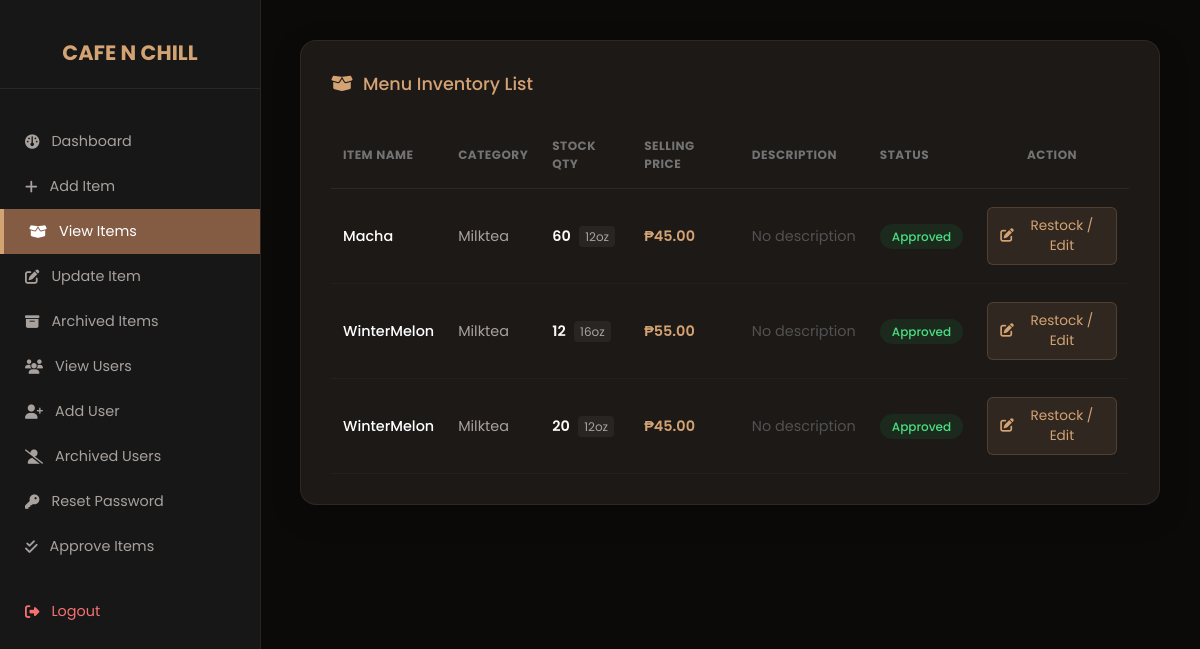
/admin/view_items.php (signed in), run on the app's committed database.
### tables this page shows
CREATE TABLE `items` (
  `id` int(11) NOT NULL,
  `name` varchar(100) DEFAULT NULL,
  `category` varchar(50) DEFAULT NULL,
  `quantity` int(11) DEFAULT NULL,
  `uom` varchar(50) NOT NULL,
  `cost_price` decimal(10,2) NOT NULL DEFAULT 0.00,
  `selling_price` decimal(10,2) NOT NULL DEFAULT 0.00,
  `price` decimal(10,2) NOT NULL DEFAULT 0.00,
  `description` text DEFAULT NULL,
  `status` enum('approved','archived') DEFAULT 'approved',
  `updated_at` timestamp NOT NULL DEFAULT current_timestamp() ON UPDATE current_timestamp()
);

### admin/view_items.php (the view, shortened to what this page needs)
<?php
include "../config/db.php";
$query = "SELECT * FROM items WHERE status = 'approved' ORDER BY id DESC";
$result = $conn->query($query);
$page = basename($_SERVER['PHP_SELF']);
?>
<!DOCTYPE html>
<html lang="en">
<head>
    <link rel="stylesheet" href="https://cdnjs.cloudflare.com/ajax/libs/font-awesome/6.5.2/css/all.min.css">
</head>
<body>
<div class="sidebar">
    <h2>CAFE N CHILL</h2>
    <a href="admin_dashboard.php" class="<?= $page == 'admin_dashboard.php' ? 'active' : '' ?>"><i class="fa-solid fa-gauge"></i> Dashboard</a>
    <a href="add_item.php" class="<?= $page == 'add_item.php' ? 'active' : '' ?>"><i class="fa-solid fa-plus"></i> Add Item</a>
    <a href="view_items.php" class="<?= $page == 'view_items.php' ? 'active' : '' ?>"><i class="fa-solid fa-box-open"></i> View Items</a>
    <a href="update_item.php" class="<?= $page == 'update_item.php' ? 'active' : '' ?>"><i class="fa-solid fa-pen-to-square"></i> Update Item</a>
    <a href="archived_items.php" class="<?= $page == 'archived_items.php' ? 'active' : '' ?>"><i class="fa-solid fa-box-archive"></i> Archived Items</a>
    <a href="view_user.php" class="<?= $page == 'view_user.php' ? 'active' : '' ?>"><i class="fa-solid fa-users"></i> View Users</a>
    <a href="add_user.php" class="<?= $page == 'add_user.php' ? 'active' : '' ?>"><i class="fa-solid fa-user-plus"></i> Add User</a>
    <a href="archived_users.php" class="<?= $page == 'archived_users.php' ? 'active' : '' ?>"><i class="fa-solid fa-user-slash"></i> Archived Users</a>
    <a href="reset_password.php" class="<?= $page == 'reset_password.php' ? 'active' : '' ?>"><i class="fa-solid fa-key"></i> Reset Password</a>
    <a href="approve_item.php" class="<?= $page == 'approve_item.php' ? 'active' : '' ?>"><i class="fa-solid fa-check-double"></i> Approve Items</a>
    <a onclick="confirmLogout()" style="margin-top: 20px; color: #f87171; cursor: pointer;"><i class="fa-solid fa-right-from-bracket"></i> Logout</a>
</div>
<main class="main-content">
    <section class="glass-card">
        <div class="section-title">
            <i class="fa-solid fa-box-open"></i> Menu Inventory List
        </div>
        <table class="inventory-table">
            <thead>
                <tr>
                    <th>Item Name</th>
                    <th>Category</th>
                    <th>Stock Qty</th>
                    <th>Selling Price</th> <th>Description</th>
                    <th>Status</th>
                    <th style="text-align: center;">Action</th>
                </tr>
            </thead>
            <tbody>
                <?php if($result && $result->num_rows > 0): ?>
                    <?php while($row = $result->fetch_assoc()): ?>
                    <tr>
                        <td style="font-weight: 500; color: #fff;"><?= htmlspecialchars($row['name']); ?></td>
                        <td><span style="color: #a8a29e;"><?= htmlspecialchars($row['category']); ?></span></td>
                        <td style="font-weight: 600; color: <?= $row['quantity'] <= 5 ? '#f87171' : '#fafaf9'; ?>;">
                            <?= $row['quantity']; ?>
                            <span class="uom-badge"><?= !empty($row['uom']) ? htmlspecialchars($row['uom']) : 'pcs'; ?></span>
                        </td>
                        <td style="font-weight: 600; color: var(--cream-accent);">
                            ₱<?= number_format((isset($row['selling_price']) ? $row['selling_price'] : 0), 2); ?>
                        </td>
                        <td class="desc-col">
                            <?= (!empty($row['description'])) ? htmlspecialchars($row['description']) : '<em style="color:#525252; font-style: normal;">No description</em>'; ?>
                        </td>
                        <td><span class="status-badge"><?= htmlspecialchars($row['status']); ?></span></td>
                        <td style="text-align: center;">
                            <a href="update_item.php?id=<?= $row['id']; ?>" class="btn-edit">
                                <i class="fa-solid fa-pen-to-square"></i> Restock / Edit
                            </a>
                        </td>
                    </tr>
                    <?php endwhile; ?>
                <?php endif; ?>
            </tbody>
        </table>
    </section>
</main>
</body>
</html>

### admin/view_items.php (style rules this page uses)
:root { --bg-color: #0c0a09; --sidebar-color: #171717; --coffee-brown: #845c44; --cream-accent: #d4a373; --text-light: #fafaf9; --card-bg: #1c1917; --border-color: rgba(212, 163, 115, 0.1); }
body { margin: 0; font-family: 'Poppins', sans-serif; background: var(--bg-color); color: var(--text-light); display: flex; min-height: 100vh; }
.sidebar { width: 260px; height: 100vh; background: var(--sidebar-color); position: fixed; padding-top: 20px; border-right: 1px solid rgba(132, 92, 68, 0.2); overflow-y: auto; }
.sidebar h2 { color: var(--cream-accent); text-align: center; font-size: 1.3rem; margin-bottom: 30px; border-bottom: 1px solid rgba(212, 163, 115, 0.1); padding-bottom: 20px; }
.sidebar a { display: flex; align-items: center; gap: 12px; color: #a8a29e; padding: 12px 25px; text-decoration: none; font-size: 0.9rem; transition: 0.3s; cursor: pointer; }
.sidebar a.active { background: var(--coffee-brown); color: white; border-left: 4px solid var(--cream-accent); }
.main-content { margin-left: 260px; padding: 40px; width: 100%; box-sizing: border-box; }
.glass-card { background: var(--card-bg); padding: 30px; border-radius: 16px; border: 1px solid var(--border-color); box-shadow: 0 10px 30px rgba(0,0,0,0.2); }
.section-title { font-size: 1.1rem; color: var(--cream-accent); margin-bottom: 25px; display: flex; align-items: center; gap: 10px; font-weight: 500; }
.inventory-table { width: 100%; border-collapse: collapse; text-align: left; }
.inventory-table th { font-size: 0.75rem; color: #737373; text-transform: uppercase; padding: 15px 12px; border-bottom: 1px solid var(--border-color); letter-spacing: 0.5px; }
.inventory-table td { padding: 18px 12px; font-size: 0.9rem; border-bottom: 1px solid rgba(255,255,255,0.03); vertical-align: middle; }
.status-badge { background: rgba(34, 197, 94, 0.1); color: #4ade80; padding: 4px 12px; border-radius: 20px; font-size: 0.75rem; font-weight: 500; text-transform: capitalize; }
.desc-col { color: #a8a29e; font-size: 0.85rem; max-width: 220px; overflow: hidden; text-overflow: ellipsis; white-space: nowrap; }
.uom-badge { font-size: 0.75rem; background: rgba(255,255,255,0.05); color: #a8a29e; padding: 2px 6px; border-radius: 4px; margin-left: 5px; font-weight: 400; }
.btn-edit { background: rgba(212, 163, 115, 0.1); color: var(--cream-accent); padding: 8px 12px; border-radius: 6px; border: 1px solid rgba(212, 163, 115, 0.2); text-decoration: none; font-size: 0.85rem; transition: 0.2s; display: inline-flex; align-items: center; gap: 6px; }

### data on the page
items: name "Macha", category "Milktea", quantity "60", uom "12oz", selling_price "45.00", description "No description", status "Approved"
items: name "WinterMelon", category "Milktea", quantity "12", uom "16oz", selling_price "55.00", description "No description", status "Approved"
items: name "WinterMelon", category "Milktea", quantity "20", uom "12oz", selling_price "45.00", description "No description", status "Approved"
